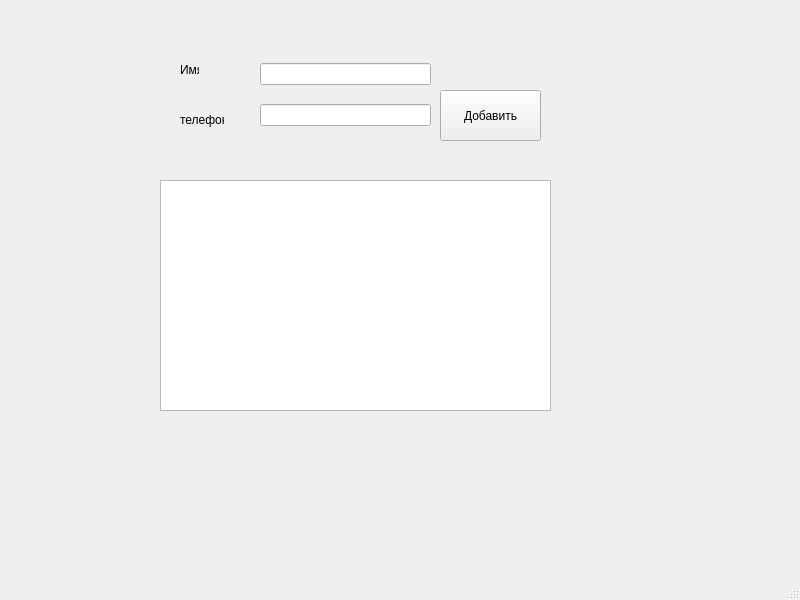
<?xml version="1.0" encoding="UTF-8"?>
<ui version="4.0">
 <class>MainWindow</class>
 <widget class="QMainWindow" name="MainWindow">
  <property name="geometry">
   <rect>
    <x>0</x>
    <y>0</y>
    <width>800</width>
    <height>600</height>
   </rect>
  </property>
  <property name="windowTitle">
   <string>MainWindow</string>
  </property>
  <widget class="QWidget" name="centralwidget">
   <widget class="QWidget" name="verticalLayoutWidget">
    <property name="geometry">
     <rect>
      <x>260</x>
      <y>50</y>
      <width>171</width>
      <height>91</height>
     </rect>
    </property>
    <layout class="QVBoxLayout" name="verticalLayout">
     <item>
      <layout class="QHBoxLayout" name="horizontalLayout">
       <item>
        <widget class="QLineEdit" name="lineEdit"/>
       </item>
      </layout>
     </item>
     <item>
      <layout class="QHBoxLayout" name="horizontalLayout_2">
       <item>
        <widget class="QLineEdit" name="lineEdit_2"/>
       </item>
      </layout>
     </item>
    </layout>
   </widget>
   <widget class="QPushButton" name="pushButton">
    <property name="geometry">
     <rect>
      <x>440</x>
      <y>90</y>
      <width>101</width>
      <height>51</height>
     </rect>
    </property>
    <property name="text">
     <string>Добавить</string>
    </property>
   </widget>
   <widget class="QTextEdit" name="textEdit">
    <property name="geometry">
     <rect>
      <x>160</x>
      <y>180</y>
      <width>391</width>
      <height>231</height>
     </rect>
    </property>
   </widget>
   <widget class="QLabel" name="label">
    <property name="geometry">
     <rect>
      <x>180</x>
      <y>100</y>
      <width>44</width>
      <height>39</height>
     </rect>
    </property>
    <property name="text">
     <string>телефон</string>
    </property>
   </widget>
   <widget class="QLabel" name="label_2">
    <property name="geometry">
     <rect>
      <x>180</x>
      <y>50</y>
      <width>19</width>
      <height>40</height>
     </rect>
    </property>
    <property name="text">
     <string>Имя</string>
    </property>
   </widget>
  </widget>
  <widget class="QStatusBar" name="statusbar"/>
 </widget>
 <resources/>
 <connections/>
</ui>
